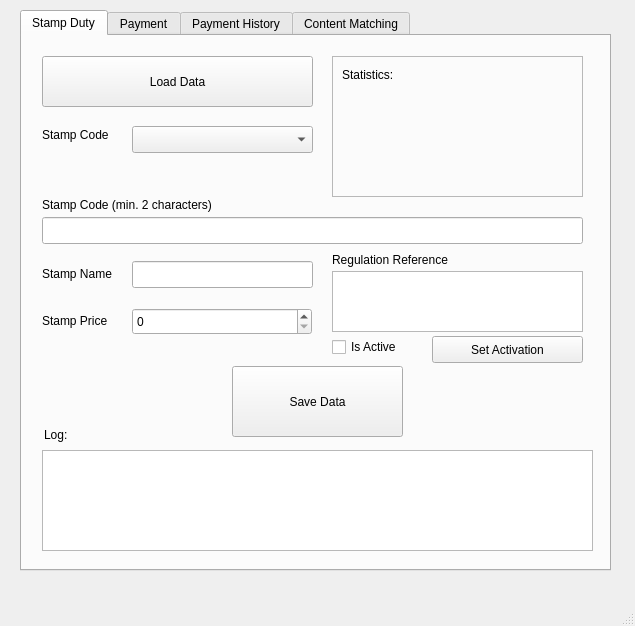
<?xml version="1.0" encoding="UTF-8"?>
<ui version="4.0">
 <class>MainWindow</class>
 <widget class="QMainWindow" name="MainWindow">
  <property name="geometry">
   <rect>
    <x>0</x>
    <y>0</y>
    <width>635</width>
    <height>626</height>
   </rect>
  </property>
  <property name="windowTitle">
   <string>Smart Stamp Duty</string>
  </property>
  <widget class="QWidget" name="centralwidget">
   <widget class="QTabWidget" name="twMain">
    <property name="geometry">
     <rect>
      <x>20</x>
      <y>10</y>
      <width>591</width>
      <height>561</height>
     </rect>
    </property>
    <property name="currentIndex">
     <number>0</number>
    </property>
    <property name="tabsClosable">
     <bool>false</bool>
    </property>
    <property name="movable">
     <bool>false</bool>
    </property>
    <widget class="QWidget" name="tabStamp">
     <attribute name="title">
      <string>Stamp Duty</string>
     </attribute>
     <widget class="QComboBox" name="cbStampCode">
      <property name="geometry">
       <rect>
        <x>110</x>
        <y>90</y>
        <width>181</width>
        <height>27</height>
       </rect>
      </property>
     </widget>
     <widget class="QPushButton" name="btLoadStamp">
      <property name="geometry">
       <rect>
        <x>20</x>
        <y>20</y>
        <width>271</width>
        <height>51</height>
       </rect>
      </property>
      <property name="text">
       <string>Load Data</string>
      </property>
     </widget>
     <widget class="QLineEdit" name="leStampCode">
      <property name="geometry">
       <rect>
        <x>20</x>
        <y>181</y>
        <width>541</width>
        <height>27</height>
       </rect>
      </property>
     </widget>
     <widget class="QLabel" name="label">
      <property name="geometry">
       <rect>
        <x>20</x>
        <y>90</y>
        <width>81</width>
        <height>17</height>
       </rect>
      </property>
      <property name="text">
       <string>Stamp Code</string>
      </property>
     </widget>
     <widget class="QLabel" name="label_2">
      <property name="geometry">
       <rect>
        <x>20</x>
        <y>160</y>
        <width>211</width>
        <height>17</height>
       </rect>
      </property>
      <property name="text">
       <string>Stamp Code (min. 2 characters)</string>
      </property>
     </widget>
     <widget class="QLineEdit" name="leStampName">
      <property name="geometry">
       <rect>
        <x>110</x>
        <y>225</y>
        <width>181</width>
        <height>27</height>
       </rect>
      </property>
     </widget>
     <widget class="QLabel" name="label_3">
      <property name="geometry">
       <rect>
        <x>20</x>
        <y>229</y>
        <width>91</width>
        <height>17</height>
       </rect>
      </property>
      <property name="text">
       <string>Stamp Name</string>
      </property>
     </widget>
     <widget class="QSpinBox" name="sbStampPrice">
      <property name="geometry">
       <rect>
        <x>110</x>
        <y>272</y>
        <width>180</width>
        <height>27</height>
       </rect>
      </property>
      <property name="maximum">
       <number>999999999</number>
      </property>
     </widget>
     <widget class="QLabel" name="label_4">
      <property name="geometry">
       <rect>
        <x>20</x>
        <y>276</y>
        <width>91</width>
        <height>17</height>
       </rect>
      </property>
      <property name="text">
       <string>Stamp Price</string>
      </property>
     </widget>
     <widget class="QLabel" name="label_5">
      <property name="geometry">
       <rect>
        <x>310</x>
        <y>215</y>
        <width>151</width>
        <height>17</height>
       </rect>
      </property>
      <property name="text">
       <string>Regulation Reference</string>
      </property>
     </widget>
     <widget class="QPushButton" name="btSaveStamp">
      <property name="geometry">
       <rect>
        <x>210</x>
        <y>330</y>
        <width>171</width>
        <height>71</height>
       </rect>
      </property>
      <property name="text">
       <string>Save Data</string>
      </property>
     </widget>
     <widget class="QTextEdit" name="teRegulationRef">
      <property name="geometry">
       <rect>
        <x>310</x>
        <y>235</y>
        <width>251</width>
        <height>61</height>
       </rect>
      </property>
     </widget>
     <widget class="QCheckBox" name="chStampIsActive">
      <property name="geometry">
       <rect>
        <x>310</x>
        <y>300</y>
        <width>96</width>
        <height>22</height>
       </rect>
      </property>
      <property name="text">
       <string>Is Active</string>
      </property>
     </widget>
     <widget class="QFrame" name="frame">
      <property name="geometry">
       <rect>
        <x>310</x>
        <y>20</y>
        <width>251</width>
        <height>141</height>
       </rect>
      </property>
      <property name="frameShape">
       <enum>QFrame::StyledPanel</enum>
      </property>
      <property name="frameShadow">
       <enum>QFrame::Raised</enum>
      </property>
      <widget class="QLabel" name="label_6">
       <property name="geometry">
        <rect>
         <x>10</x>
         <y>10</y>
         <width>81</width>
         <height>17</height>
        </rect>
       </property>
       <property name="text">
        <string>Statistics:</string>
       </property>
      </widget>
     </widget>
     <widget class="QPlainTextEdit" name="pteStampLog">
      <property name="geometry">
       <rect>
        <x>20</x>
        <y>414</y>
        <width>551</width>
        <height>101</height>
       </rect>
      </property>
     </widget>
     <widget class="QLabel" name="label_7">
      <property name="geometry">
       <rect>
        <x>22</x>
        <y>390</y>
        <width>81</width>
        <height>17</height>
       </rect>
      </property>
      <property name="text">
       <string>Log:</string>
      </property>
     </widget>
     <widget class="QPushButton" name="btStampSetActivation">
      <property name="geometry">
       <rect>
        <x>410</x>
        <y>300</y>
        <width>151</width>
        <height>27</height>
       </rect>
      </property>
      <property name="text">
       <string>Set Activation</string>
      </property>
     </widget>
    </widget>
    <widget class="QWidget" name="tabPayment">
     <attribute name="title">
      <string>Payment</string>
     </attribute>
     <widget class="QLineEdit" name="lePayCode">
      <property name="geometry">
       <rect>
        <x>170</x>
        <y>228</y>
        <width>271</width>
        <height>27</height>
       </rect>
      </property>
     </widget>
     <widget class="QLabel" name="label_8">
      <property name="geometry">
       <rect>
        <x>10</x>
        <y>234</y>
        <width>91</width>
        <height>17</height>
       </rect>
      </property>
      <property name="text">
       <string>Pay Code</string>
      </property>
     </widget>
     <widget class="QLineEdit" name="leDocPath">
      <property name="enabled">
       <bool>false</bool>
      </property>
      <property name="geometry">
       <rect>
        <x>170</x>
        <y>10</y>
        <width>271</width>
        <height>27</height>
       </rect>
      </property>
     </widget>
     <widget class="QLabel" name="label_9">
      <property name="geometry">
       <rect>
        <x>10</x>
        <y>14</y>
        <width>151</width>
        <height>17</height>
       </rect>
      </property>
      <property name="text">
       <string>Document Path</string>
      </property>
     </widget>
     <widget class="QLineEdit" name="lePayerAddress">
      <property name="enabled">
       <bool>false</bool>
      </property>
      <property name="geometry">
       <rect>
        <x>170</x>
        <y>118</y>
        <width>381</width>
        <height>27</height>
       </rect>
      </property>
     </widget>
     <widget class="QLabel" name="label_10">
      <property name="geometry">
       <rect>
        <x>10</x>
        <y>122</y>
        <width>151</width>
        <height>17</height>
       </rect>
      </property>
      <property name="text">
       <string>Payer Address</string>
      </property>
     </widget>
     <widget class="QLabel" name="label_11">
      <property name="geometry">
       <rect>
        <x>10</x>
        <y>161</y>
        <width>81</width>
        <height>17</height>
       </rect>
      </property>
      <property name="text">
       <string>Stamp Code</string>
      </property>
     </widget>
     <widget class="QComboBox" name="cbStampCodePayment">
      <property name="geometry">
       <rect>
        <x>170</x>
        <y>157</y>
        <width>201</width>
        <height>27</height>
       </rect>
      </property>
     </widget>
     <widget class="QLabel" name="label_12">
      <property name="geometry">
       <rect>
        <x>10</x>
        <y>289</y>
        <width>151</width>
        <height>16</height>
       </rect>
      </property>
      <property name="text">
       <string>Word List (plain text)</string>
      </property>
     </widget>
     <widget class="QDateTimeEdit" name="dteTimestamp">
      <property name="geometry">
       <rect>
        <x>170</x>
        <y>82</y>
        <width>194</width>
        <height>27</height>
       </rect>
      </property>
     </widget>
     <widget class="QLabel" name="label_13">
      <property name="geometry">
       <rect>
        <x>10</x>
        <y>86</y>
        <width>151</width>
        <height>17</height>
       </rect>
      </property>
      <property name="text">
       <string>Timestamp</string>
      </property>
     </widget>
     <widget class="QLabel" name="label_14">
      <property name="geometry">
       <rect>
        <x>10</x>
        <y>356</y>
        <width>151</width>
        <height>17</height>
       </rect>
      </property>
      <property name="text">
       <string>Bloom Filter</string>
      </property>
     </widget>
     <widget class="QTextEdit" name="teBloomFilter">
      <property name="geometry">
       <rect>
        <x>170</x>
        <y>335</y>
        <width>211</width>
        <height>61</height>
       </rect>
      </property>
     </widget>
     <widget class="QPushButton" name="btSavePayment">
      <property name="geometry">
       <rect>
        <x>170</x>
        <y>410</y>
        <width>171</width>
        <height>51</height>
       </rect>
      </property>
      <property name="text">
       <string>Make Payment</string>
      </property>
     </widget>
     <widget class="QLabel" name="label_15">
      <property name="geometry">
       <rect>
        <x>10</x>
        <y>450</y>
        <width>81</width>
        <height>17</height>
       </rect>
      </property>
      <property name="text">
       <string>Log:</string>
      </property>
     </widget>
     <widget class="QPlainTextEdit" name="ptePaymentLog">
      <property name="geometry">
       <rect>
        <x>10</x>
        <y>470</y>
        <width>551</width>
        <height>51</height>
       </rect>
      </property>
     </widget>
     <widget class="QPushButton" name="btGenPayCode">
      <property name="geometry">
       <rect>
        <x>450</x>
        <y>228</y>
        <width>97</width>
        <height>27</height>
       </rect>
      </property>
      <property name="text">
       <string>Generate</string>
      </property>
     </widget>
     <widget class="QPushButton" name="btGenDocHash">
      <property name="geometry">
       <rect>
        <x>450</x>
        <y>45</y>
        <width>97</width>
        <height>27</height>
       </rect>
      </property>
      <property name="text">
       <string>Generate</string>
      </property>
     </widget>
     <widget class="QLabel" name="label_16">
      <property name="geometry">
       <rect>
        <x>10</x>
        <y>50</y>
        <width>151</width>
        <height>17</height>
       </rect>
      </property>
      <property name="text">
       <string>Document Hash</string>
      </property>
     </widget>
     <widget class="QLineEdit" name="leDocHash">
      <property name="geometry">
       <rect>
        <x>170</x>
        <y>45</y>
        <width>271</width>
        <height>27</height>
       </rect>
      </property>
     </widget>
     <widget class="QPushButton" name="btGetDocPath">
      <property name="geometry">
       <rect>
        <x>450</x>
        <y>9</y>
        <width>97</width>
        <height>27</height>
       </rect>
      </property>
      <property name="text">
       <string>Choose</string>
      </property>
     </widget>
     <widget class="QTextEdit" name="teWordList">
      <property name="geometry">
       <rect>
        <x>170</x>
        <y>265</y>
        <width>381</width>
        <height>61</height>
       </rect>
      </property>
     </widget>
     <widget class="QPushButton" name="btGenBloomFilter">
      <property name="geometry">
       <rect>
        <x>390</x>
        <y>335</y>
        <width>161</width>
        <height>61</height>
       </rect>
      </property>
      <property name="text">
       <string>Generate Bloom Filter</string>
      </property>
     </widget>
     <widget class="QSpinBox" name="sbStampPricePayment">
      <property name="enabled">
       <bool>false</bool>
      </property>
      <property name="geometry">
       <rect>
        <x>270</x>
        <y>190</y>
        <width>180</width>
        <height>27</height>
       </rect>
      </property>
      <property name="maximum">
       <number>999999999</number>
      </property>
     </widget>
     <widget class="QLabel" name="label_17">
      <property name="geometry">
       <rect>
        <x>170</x>
        <y>196</y>
        <width>91</width>
        <height>17</height>
       </rect>
      </property>
      <property name="text">
       <string>Stamp Price</string>
      </property>
     </widget>
     <widget class="QLineEdit" name="leStampNamePayment">
      <property name="enabled">
       <bool>false</bool>
      </property>
      <property name="geometry">
       <rect>
        <x>378</x>
        <y>157</y>
        <width>171</width>
        <height>27</height>
       </rect>
      </property>
     </widget>
    </widget>
    <widget class="QWidget" name="tabPaymentHistory">
     <attribute name="title">
      <string>Payment History</string>
     </attribute>
     <widget class="QPushButton" name="btLoadPaymentHistory">
      <property name="geometry">
       <rect>
        <x>10</x>
        <y>10</y>
        <width>271</width>
        <height>51</height>
       </rect>
      </property>
      <property name="text">
       <string>Load Data</string>
      </property>
     </widget>
     <widget class="QTableWidget" name="tbPaymentHistory">
      <property name="geometry">
       <rect>
        <x>10</x>
        <y>70</y>
        <width>561</width>
        <height>451</height>
       </rect>
      </property>
     </widget>
    </widget>
    <widget class="QWidget" name="tabContentMatching">
     <attribute name="title">
      <string>Content Matching</string>
     </attribute>
     <widget class="QLabel" name="label_18">
      <property name="geometry">
       <rect>
        <x>21</x>
        <y>20</y>
        <width>91</width>
        <height>17</height>
       </rect>
      </property>
      <property name="text">
       <string>Bloom Filter</string>
      </property>
     </widget>
     <widget class="QPushButton" name="btContentMatching">
      <property name="geometry">
       <rect>
        <x>210</x>
        <y>300</y>
        <width>161</width>
        <height>61</height>
       </rect>
      </property>
      <property name="text">
       <string>Match</string>
      </property>
     </widget>
     <widget class="QLabel" name="label_19">
      <property name="geometry">
       <rect>
        <x>21</x>
        <y>140</y>
        <width>151</width>
        <height>16</height>
       </rect>
      </property>
      <property name="text">
       <string>Word List (plain text)</string>
      </property>
     </widget>
     <widget class="QTextEdit" name="teCMBloomFilter">
      <property name="geometry">
       <rect>
        <x>20</x>
        <y>40</y>
        <width>551</width>
        <height>91</height>
       </rect>
      </property>
     </widget>
     <widget class="QTextEdit" name="teCMWordList">
      <property name="geometry">
       <rect>
        <x>20</x>
        <y>160</y>
        <width>551</width>
        <height>131</height>
       </rect>
      </property>
     </widget>
     <widget class="QLabel" name="label_20">
      <property name="geometry">
       <rect>
        <x>20</x>
        <y>359</y>
        <width>81</width>
        <height>17</height>
       </rect>
      </property>
      <property name="text">
       <string>Result:</string>
      </property>
     </widget>
     <widget class="QPlainTextEdit" name="pteCMResult">
      <property name="geometry">
       <rect>
        <x>20</x>
        <y>380</y>
        <width>551</width>
        <height>131</height>
       </rect>
      </property>
     </widget>
    </widget>
   </widget>
  </widget>
  <widget class="QMenuBar" name="menubar">
   <property name="geometry">
    <rect>
     <x>0</x>
     <y>0</y>
     <width>635</width>
     <height>25</height>
    </rect>
   </property>
  </widget>
  <widget class="QStatusBar" name="statusbar"/>
 </widget>
 <resources/>
 <connections/>
</ui>
